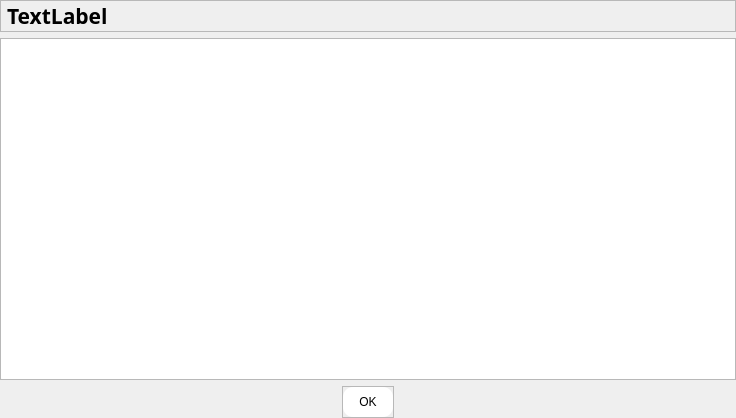
<?xml version="1.0" encoding="UTF-8"?>
<ui version="4.0">
 <class>EditFrame2</class>
 <widget class="QWidget" name="EditFrame2">
  <property name="geometry">
   <rect>
    <x>0</x>
    <y>0</y>
    <width>736</width>
    <height>418</height>
   </rect>
  </property>
  <property name="minimumSize">
   <size>
    <width>0</width>
    <height>50</height>
   </size>
  </property>
  <property name="windowTitle">
   <string>Form</string>
  </property>
  <layout class="QVBoxLayout" name="verticalLayout">
   <property name="spacing">
    <number>6</number>
   </property>
   <property name="sizeConstraint">
    <enum>QLayout::SetDefaultConstraint</enum>
   </property>
   <property name="leftMargin">
    <number>0</number>
   </property>
   <property name="topMargin">
    <number>0</number>
   </property>
   <property name="rightMargin">
    <number>0</number>
   </property>
   <property name="bottomMargin">
    <number>0</number>
   </property>
   <item>
    <widget class="QFrame" name="title_frame">
     <property name="minimumSize">
      <size>
       <width>0</width>
       <height>0</height>
      </size>
     </property>
     <property name="frameShape">
      <enum>QFrame::StyledPanel</enum>
     </property>
     <property name="frameShadow">
      <enum>QFrame::Raised</enum>
     </property>
     <layout class="QVBoxLayout" name="verticalLayout_2">
      <property name="spacing">
       <number>0</number>
      </property>
      <property name="leftMargin">
       <number>6</number>
      </property>
      <property name="topMargin">
       <number>0</number>
      </property>
      <property name="rightMargin">
       <number>0</number>
      </property>
      <property name="bottomMargin">
       <number>0</number>
      </property>
      <item>
       <widget class="QLabel" name="lesson_title">
        <property name="font">
         <font>
          <family>Montserrat</family>
          <pointsize>16</pointsize>
          <weight>75</weight>
          <bold>true</bold>
         </font>
        </property>
        <property name="styleSheet">
         <string notr="true"/>
        </property>
        <property name="text">
         <string>TextLabel</string>
        </property>
       </widget>
      </item>
     </layout>
    </widget>
   </item>
   <item>
    <widget class="QFrame" name="list_widget_frame">
     <property name="minimumSize">
      <size>
       <width>0</width>
       <height>320</height>
      </size>
     </property>
     <property name="frameShape">
      <enum>QFrame::StyledPanel</enum>
     </property>
     <property name="frameShadow">
      <enum>QFrame::Raised</enum>
     </property>
     <layout class="QVBoxLayout" name="verticalLayout_3" stretch="0">
      <property name="spacing">
       <number>0</number>
      </property>
      <property name="leftMargin">
       <number>0</number>
      </property>
      <property name="topMargin">
       <number>0</number>
      </property>
      <property name="rightMargin">
       <number>0</number>
      </property>
      <property name="bottomMargin">
       <number>0</number>
      </property>
      <item>
       <widget class="QListWidget" name="list_widget">
        <property name="autoFillBackground">
         <bool>false</bool>
        </property>
        <property name="styleSheet">
         <string notr="true">QListWidget {
	border-radius: 1px;
	background-color: rgb(255, 255, 255);
} 
QListWidget::item { 
	margin: 20px;
	background-color: rgb(130, 245, 255); 
	border-color: rgb(0, 0, 0);
	border-width: 10px;
}</string>
        </property>
        <property name="verticalScrollBarPolicy">
         <enum>Qt::ScrollBarAsNeeded</enum>
        </property>
        <property name="horizontalScrollBarPolicy">
         <enum>Qt::ScrollBarAlwaysOff</enum>
        </property>
        <property name="editTriggers">
         <set>QAbstractItemView::NoEditTriggers</set>
        </property>
        <property name="showDropIndicator" stdset="0">
         <bool>false</bool>
        </property>
        <property name="dragDropMode">
         <enum>QAbstractItemView::NoDragDrop</enum>
        </property>
        <property name="defaultDropAction">
         <enum>Qt::IgnoreAction</enum>
        </property>
        <property name="alternatingRowColors">
         <bool>true</bool>
        </property>
        <property name="verticalScrollMode">
         <enum>QAbstractItemView::ScrollPerItem</enum>
        </property>
        <property name="movement">
         <enum>QListView::Static</enum>
        </property>
        <property name="selectionRectVisible">
         <bool>true</bool>
        </property>
        <property name="currentRow">
         <number>-1</number>
        </property>
       </widget>
      </item>
     </layout>
    </widget>
   </item>
   <item alignment="Qt::AlignHCenter">
    <widget class="QFrame" name="btn_frame">
     <property name="minimumSize">
      <size>
       <width>0</width>
       <height>30</height>
      </size>
     </property>
     <property name="styleSheet">
      <string notr="true"/>
     </property>
     <property name="frameShape">
      <enum>QFrame::StyledPanel</enum>
     </property>
     <property name="frameShadow">
      <enum>QFrame::Raised</enum>
     </property>
     <layout class="QHBoxLayout" name="horizontalLayout">
      <property name="spacing">
       <number>0</number>
      </property>
      <property name="leftMargin">
       <number>0</number>
      </property>
      <property name="topMargin">
       <number>0</number>
      </property>
      <property name="rightMargin">
       <number>0</number>
      </property>
      <property name="bottomMargin">
       <number>0</number>
      </property>
      <item>
       <widget class="QPushButton" name="pushButton">
        <property name="minimumSize">
         <size>
          <width>50</width>
          <height>30</height>
         </size>
        </property>
        <property name="styleSheet">
         <string notr="true">QPushButton {
	background-color: rgb(255, 255, 255);
	border-radius: 10px;
}

QPushButton:hover {
	background-color: rgb(223, 223, 223);
}

QPushButton:pressed {
	background-color: rgb(207, 207, 207);
}</string>
        </property>
        <property name="text">
         <string>OK</string>
        </property>
       </widget>
      </item>
     </layout>
    </widget>
   </item>
  </layout>
 </widget>
 <resources/>
 <connections/>
</ui>
